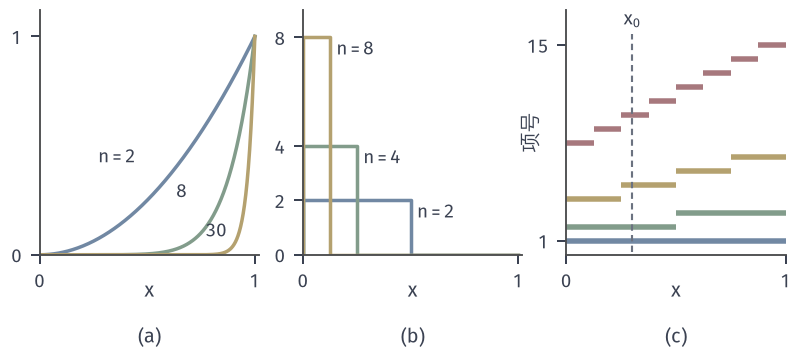

The script that drew this image:
from pathlib import Path
import sys
ROOT = next(p for p in Path(__file__).resolve().parents if (p/"build.sh").is_file() and (p/"tex/book.tex").is_file())
sys.path.insert(0, str(ROOT/"figures/00-shared/mathematical-preliminaries-upper/00-shared/comprehension-figures"))
from support import figure, save, BLUE, GREEN, YELLOW, RED, PURPLE, INK, MUTED, GRID, BLUE_FILL, GREEN_FILL, YELLOW_FILL, RED_FILL, PURPLE_FILL
import numpy as np

def panel_labels(fig, axes, y=.02):
    for ax, s in zip(axes, "(a) (b) (c)".split()):
        q = ax.get_position(); fig.text((q.x0+q.x1)/2, y, s, ha="center", va="bottom")

# x^n, narrow spikes n*1_(0,1/n), and the typewriter sequence h_{k,j}, first 15 terms.
fig, axes = figure(width_mm=112, height_mm=50, ncols=3)
fig.set_layout_engine(None)
fig.subplots_adjust(left=.05, right=.99, top=.97, bottom=.28, wspace=.2)
ax = axes[0]; x = np.linspace(0, 1, 500)
for n, c in ((2, BLUE), (8, GREEN), (30, YELLOW)): ax.plot(x, x**n, color=c, lw=1.4)
ax.text(.36, .42, '$n=2$', ha='center', fontsize=7.5); ax.text(.66, .26, '$8$', ha='center', fontsize=7.5); ax.text(.82, .08, '$30$', ha='center', fontsize=7.5)
ax.set_xlim(0, 1.02); ax.set_ylim(0, 1.12); ax.set_xticks([0, 1]); ax.set_yticks([0, 1]); ax.set_xlabel('$x$', labelpad=-4)
ax = axes[1]
for n, c in ((2, BLUE), (4, GREEN), (8, YELLOW)):
    ax.plot([0, 0, 1/n, 1/n, 1], [0, n, n, 0, 0], color=c, lw=1.4)
    ax.text(1/n+.03, n-.45, f'$n={n}$', ha='left', va='center', fontsize=7.5)
ax.set_xlim(0, 1.02); ax.set_ylim(0, 9); ax.set_xticks([0, 1]); ax.set_yticks([0, 2, 4, 8]); ax.set_xlabel('$x$', labelpad=-4)
ax = axes[2]; r = 0; cs = [BLUE, GREEN, YELLOW, RED]
for k in range(4):
    for j in range(2**k):
        r += 1; ax.plot([j/2**k, (j+1)/2**k], [r, r], color=cs[k], lw=2.2, solid_capstyle='butt')
x0 = .3
ax.plot([x0, x0], [.2, 15.8], color=MUTED, lw=.85, ls=(0, (3, 2)))
ax.text(x0, 16.2, '$x_0$', ha='center', va='bottom', fontsize=7.5)
ax.set_xlim(0, 1); ax.set_ylim(0, 17.5); ax.set_xticks([0, 1]); ax.set_yticks([1, 15]); ax.set_xlabel('$x$', labelpad=-4); ax.set_ylabel('项号', labelpad=-6)
panel_labels(fig, axes)
save(fig, Path(__file__).resolve().parent, 'figure', {'formula': 'x^n; n 1_(0,1/n); h_{k,j}=1_[j/2^k,(j+1)/2^k), k<=3'})
